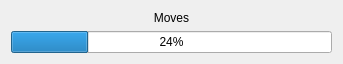
<?xml version="1.0" encoding="UTF-8"?>
<ui version="4.0">
 <class>ProgressWindow</class>
 <widget class="QDialog" name="ProgressWindow">
  <property name="geometry">
   <rect>
    <x>0</x>
    <y>0</y>
    <width>343</width>
    <height>60</height>
   </rect>
  </property>
  <property name="windowTitle">
   <string>Progress</string>
  </property>
  <layout class="QVBoxLayout" name="verticalLayout">
   <item>
    <widget class="QLabel" name="label">
     <property name="text">
      <string>Moves</string>
     </property>
     <property name="alignment">
      <set>Qt::AlignCenter</set>
     </property>
    </widget>
   </item>
   <item>
    <widget class="QProgressBar" name="progressBar">
     <property name="value">
      <number>24</number>
     </property>
    </widget>
   </item>
  </layout>
 </widget>
 <resources/>
 <connections/>
</ui>
